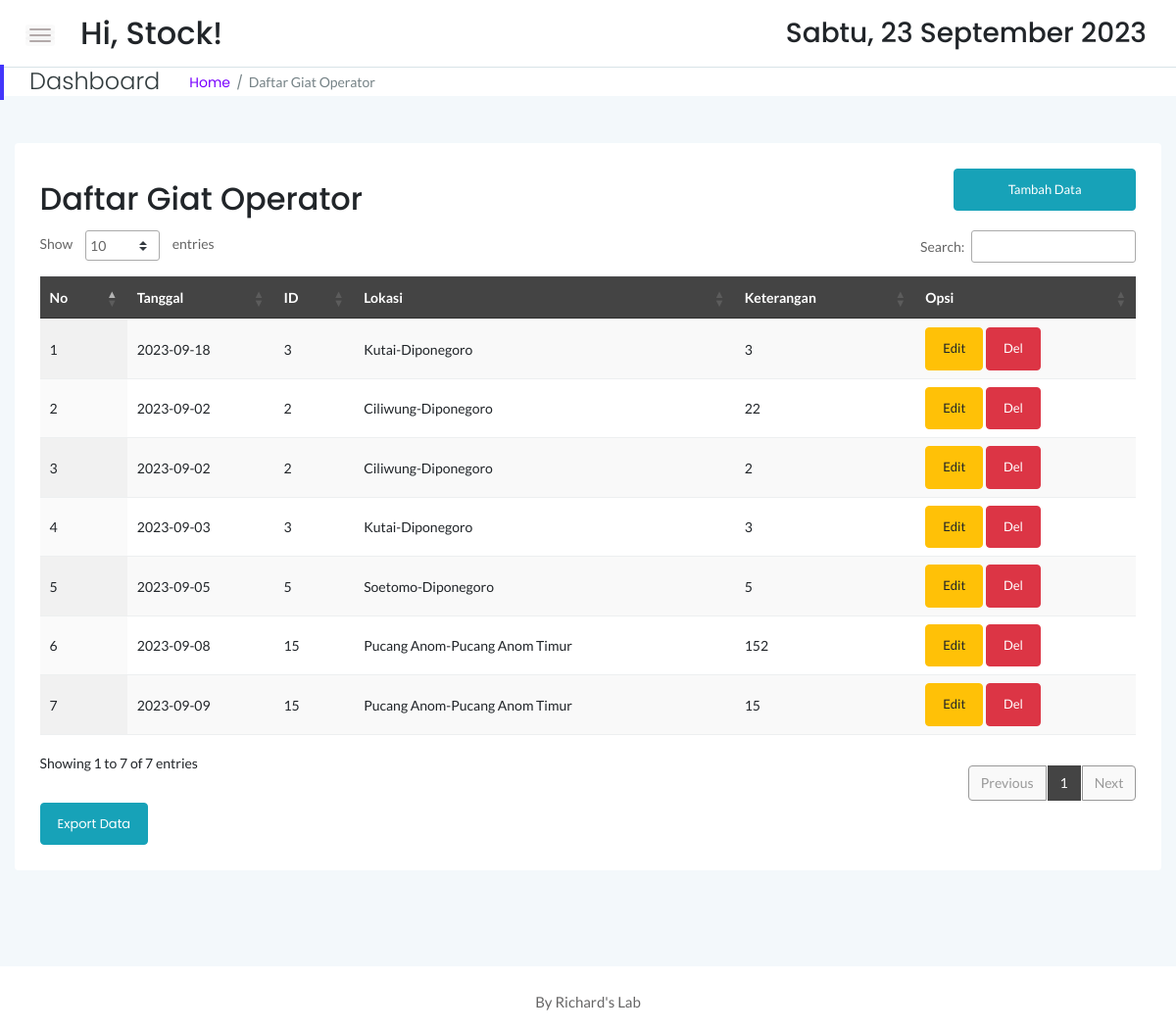
Screenshot of /stock/operator.php (signed in) with the database file from the repository.
### tables this page shows
CREATE TABLE `lokasi` (
  `ID` int(11) DEFAULT NULL,
  `LOKASI` varchar(512) DEFAULT NULL
);

CREATE TABLE `operator_dokgiat` (
  `idx` int(11) NOT NULL,
  `tanggal` date NOT NULL,
  `id` int(11) NOT NULL,
  `keterangan` varchar(50) NOT NULL
);

### stock/operator.php (the view, shortened to what this page needs)
<!doctype html>
<html class="no-js" lang="en">
<?php
    include '../dbconnect.php';
	?>
    <head>
        <link rel="stylesheet" href="assets/css/bootstrap.min.css">
        <link rel="stylesheet" href="assets/css/font-awesome.min.css">
        <link rel="stylesheet" href="assets/css/themify-icons.css">
        <link rel="stylesheet" href="assets/css/metisMenu.css">
        <link rel="stylesheet" href="assets/css/owl.carousel.min.css">
        <link rel="stylesheet" href="assets/css/slicknav.min.css">
        <link
            rel="stylesheet"
            href="https://www.amcharts.com/lib/3/plugins/export/export.css"
            type="text/css"
            media="all"/>
        <link
            rel="stylesheet"
            type="text/css"
            href="https://cdn.datatables.net/1.10.19/css/jquery.dataTables.min.css">
        <link
            rel="stylesheet"
            type="text/css"
            href="https://cdn.datatables.net/1.10.19/css/jquery.dataTables.css">
        <link
            rel="stylesheet"
            type="text/css"
            href="https://cdn.datatables.net/1.10.18/css/dataTables.bootstrap4.min.css">
        <link
            rel="stylesheet"
            type="text/css"
            href="https://cdn.datatables.net/responsive/2.2.3/css/responsive.bootstrap.min.css">
        <link
            rel="stylesheet"
            type="text/css"
            href="https://cdn.datatables.net/responsive/2.2.3/css/responsive.jqueryui.min.css">
        <link
            rel="stylesheet"
            type="text/css"
            href="https://cdn.datatables.net/buttons/1.5.2/css/buttons.dataTables.min.css">
        <link rel="stylesheet" href="assets/css/typography.css">
        <link rel="stylesheet" href="assets/css/default-css.css">
        <link rel="stylesheet" href="assets/css/styles.css">
        <link rel="stylesheet" href="assets/css/responsive.css">
    </head>
    <body>
        <div class="page-container">
            <div class="main-content">
                <div class="header-area">
                    <div class="row align-items-center">
                        <div class="col-md-6 col-sm-8 clearfix">
                            <div class="nav-btn pull-left">
                                <span></span>
                                <span></span>
                                <span></span>
                            </div>
                            <div class="search-box pull-left">
                                <form action="#">
                                    <h2>Hi,
                                        <?=$_SESSION['user'];?>!</h2>
                                </form>
                            </div>
                        </div>
                        <div class="col-md-6 col-sm-4 clearfix">
                            <ul class="notification-area pull-right">
                                <li>
                                    <h3>
                                        <div class="date">
                                    </div>
                                </h3>
                            </li>
                        </ul>
                    </div>
                </div>
            </div>
            <div class="page-title-area">
                <div class="row align-items-center">
                    <div class="col-sm-6">
                        <div class="breadcrumbs-area clearfix">
                            <h4 class="page-title pull-left">Dashboard</h4>
                            <ul class="breadcrumbs pull-left">
                                <li>
                                    <a href="index.php">Home</a>
                                </li>
                                <li>
                                    <span>Daftar Giat Operator</span></li>
                            </ul>
                        </div>
                    </div>
                    <div class="col-sm-6 clearfix">
                    </div>
                </div>
            </div>
            <div class="main-content-inner">
                <div class="row mt-5 mb-5">
                    <div class="col-12">
                        <div class="card">
                            <div class="card-body">
                                <div class="d-sm-flex justify-content-between align-items-center">
                                    <h2>Daftar Giat Operator</h2>
                                    <button
                                        style="margin-bottom:20px"
                                        data-toggle="modal"
                                        data-target="#myModal"
                                        class="btn btn-info col-md-2">
                                        <span class="glyphicon glyphicon-plus"></span>Tambah Data</button>
                                </div>
                                <div class="data-tables datatable-dark">
                                    <table id="dataTable3" class="display" style="width:100%">
                                        <thead class="thead-dark">
                                            <tr>
                                                <th>No</th>
                                                <th>Tanggal</th>
                                                <th>ID</th>
                                                <th>Lokasi</th>
                                                <th>Keterangan</th>
                                                <th>Opsi</th>
                                            </tr>
                                        </thead>
                                        <tbody>
                                            <?php
											$brg=mysqli_query($conn,"SELECT * from  lokasi sb, operator_dokgiat st where st.idx=sb.id order by sb.id DESC");
											$no=1;
											while($p=mysqli_fetch_array($brg)){
                                                $idb = $p['idx'];
												?>
                                            <tr>
                                                <td><?php echo $no++ ?></td>
                                                <td><?php echo $p['tanggal']; ?></td>
                                                <td><?php echo $p['id']; ?></td>
                                                <?php
                                                    $det = mysqli_query($conn,"select * from lokasi where id = ". $p['id']);
                                                    $row = mysqli_fetch_assoc($det);
                                                ?>
                                                <td><?php echo $row['LOKASI']; ?></td>
                                                <td><?php echo $p['keterangan']; ?></td>
                                                <td>
                                                    <button
                                                        data-toggle="modal"
                                                        data-target="#edit<?=$idb;?>"
                                                        class="btn btn-warning">Edit</button>
                                                    <button data-toggle="modal" data-target="#del<?=$idb;?>" class="btn btn-danger">Del</button>
                                                </td>
                                            </tr>
                                            <?php
											}
											?>
                                        </tbody>
                                    </table>
                                </div>
                                <a href="export_operator.php" target="_blank" class="btn btn-info">Export Data</a>
                            </div>
                        </div>
                    </div>
                </div>
            </div>
        </div>
    </div>
    <footer>
        <div class="footer-area">
            <p>By Richard's Lab</p>
        </div>
    </footer>
</body>
</html>

### stock/assets/css/typography.css (style rules this page uses)
body { font-size: 14px; font-family: 'Lato', sans-serif; }
h1, h2, h3, h4, h5, h6 { margin: 0; font-family: 'Poppins', sans-serif; }
p { font-family: 'Lato', sans-serif; font-size: 15px; line-height: 26px; color: #444; margin-bottom: 0; }
a, a:visited { text-decoration: none; transition: all 0.3s ease-in-out; -webkit-transition: all 0.3s ease-in-out; -moz-transition: all 0.3s ease-in-out; -o-transition: all 0.3s ease-in-out; outline: 0; font-family: 'Poppins', sans-serif; }
ul, ol { margin-bottom: 0px; margin-top: 0px; padding: 0; }
ul { margin: 0; list-style-type: none; }
button { cursor: pointer; outline: none!important; letter-spacing: 0; }

### stock/assets/css/default-css.css (style rules this page uses)
* { margin: 0; padding: 0; box-sizing: border-box; }
*, *:before, *:after { -moz-box-sizing: border-box; -webkit-box-sizing: border-box; box-sizing: border-box; }
html { -webkit-font-smoothing: antialiased; }
body { background: #fff; font-weight: normal; -webkit-font-smoothing: antialiased; -webkit-text-size-adjust: 100%; }
:root { --primary-color: #4336FB; }

### stock/assets/css/styles.css (style rules this page uses)
.page-container { width: 100%; height: 100%; min-height: 100vh; padding-left: 280px; -webkit-transition: padding-left 0.3s ease 0s; transition: padding-left 0.3s ease 0s; }
.card { border: none; border-radius: 4px; background-color: #fff; -webkit-transition: all 0.3s ease 0s; transition: all 0.3s ease 0s; }
.card-body { padding: 25.6px; padding: 1.6rem; }
.main-content { width: 100%; background: #F3F8FB; }
.main-content-inner { padding: 0 30px 50px; }
.header-area { padding: 15px 30px; background: #fff; border-bottom: 1px solid #d8e3e7; }
.nav-btn { margin-right: 30px; margin-top: 10px; cursor: pointer; }
.nav-btn span { display: block; width: 22px; height: 2px; background: #b3aaaa; margin: 4px 0; border-radius: 15px; -webkit-transition: all 0.3s ease 0s; transition: all 0.3s ease 0s; box-shadow: 0 0 0 4px rgba(99, 96, 96, 0.03); }
.search-box form { position: relative; }
.notification-area { -webkit-user-select: none; -moz-user-select: none; -ms-user-select: none; user-select: none; position: relative; z-index: 1; }
.notification-area li { display: inline-block; margin-left: 20px; cursor: pointer; -webkit-user-select: none; -moz-user-select: none; -ms-user-select: none; user-select: none; }
.page-title-area { padding: 0 30px; background: #fff; position: relative; }
.page-title-area:before { content: ''; position: absolute; left: 0; top: 50%; width: 4px; height: 36px; background: var(--primary-color); -webkit-transform: translateY(-50%); transform: translateY(-50%); }
.page-title { font-size: 24px; font-weight: 300; color: #313b3d; letter-spacing: 0; margin-right: 30px; }
ul.breadcrumbs { margin-top: 4px; }
.breadcrumbs li { display: inline-block; }
.breadcrumbs li a, .breadcrumbs li span { display: block; font-size: 14px; font-weight: 400; color: #7801ff; letter-spacing: 0; margin-right: 16px; position: relative; }
.breadcrumbs li a:before { content: '/'; color: #768387; position: absolute; right: -13px; top: 0; }
.breadcrumbs li span { margin-right: 0; color: #768387; text-transform: capitalize; }
.footer-area { text-align: center; padding: 23px 0 19px; background: #fff; }
.footer-area p { color: #676666; margin-bottom: 0; }
.btn { padding: 11px 17px; font-size: 13px; letter-spacing: 0; }
table tr th { border-bottom: none; }
table tr th, table tr td { border-top: 1px solid rgba(120, 130, 140, 0.13) !important; }
table.dataTable.no-footer { border-bottom: 1px solid rgba(120, 130, 140, 0.13) !important; }
table.dataTable thead th, table.dataTable thead td { border-bottom-color: transparent; }
.datatable-dark thead { background: #444; color: #fff; }

### stock/assets/css/responsive.css (style rules this page uses)
@media (min-width: 1200px) and (max-width: 1364px) { .main-content-inner { padding: 0 15px 50px; } }
@media (min-width: 1200px) and (max-width: 1364px) { .page-container, .sbar_collapsed.page-container { padding-left: 0; } }

### rows the page displays
lokasi: operator_dokgiat.tanggal "2023-09-18", operator_dokgiat.id "3", lokasi.LOKASI "Kutai-Diponegoro", operator_dokgiat.keterangan "3"
lokasi: operator_dokgiat.tanggal "2023-09-02", operator_dokgiat.id "2", lokasi.LOKASI "Ciliwung-Diponegoro", operator_dokgiat.keterangan "22"
lokasi: operator_dokgiat.tanggal "2023-09-02", operator_dokgiat.id "2", lokasi.LOKASI "Ciliwung-Diponegoro", operator_dokgiat.keterangan "2"
lokasi: operator_dokgiat.tanggal "2023-09-03", operator_dokgiat.id "3", lokasi.LOKASI "Kutai-Diponegoro", operator_dokgiat.keterangan "3"
lokasi: operator_dokgiat.tanggal "2023-09-05", operator_dokgiat.id "5", lokasi.LOKASI "Soetomo-Diponegoro", operator_dokgiat.keterangan "5"
lokasi: operator_dokgiat.tanggal "2023-09-08", operator_dokgiat.id "15", lokasi.LOKASI "Pucang Anom-Pucang Anom Timur", operator_dokgiat.keterangan "152"
lokasi: operator_dokgiat.tanggal "2023-09-09", operator_dokgiat.id "15", lokasi.LOKASI "Pucang Anom-Pucang Anom Timur", operator_dokgiat.keterangan "15"

### other values shown
$_SESSION['user'] "Stock"
